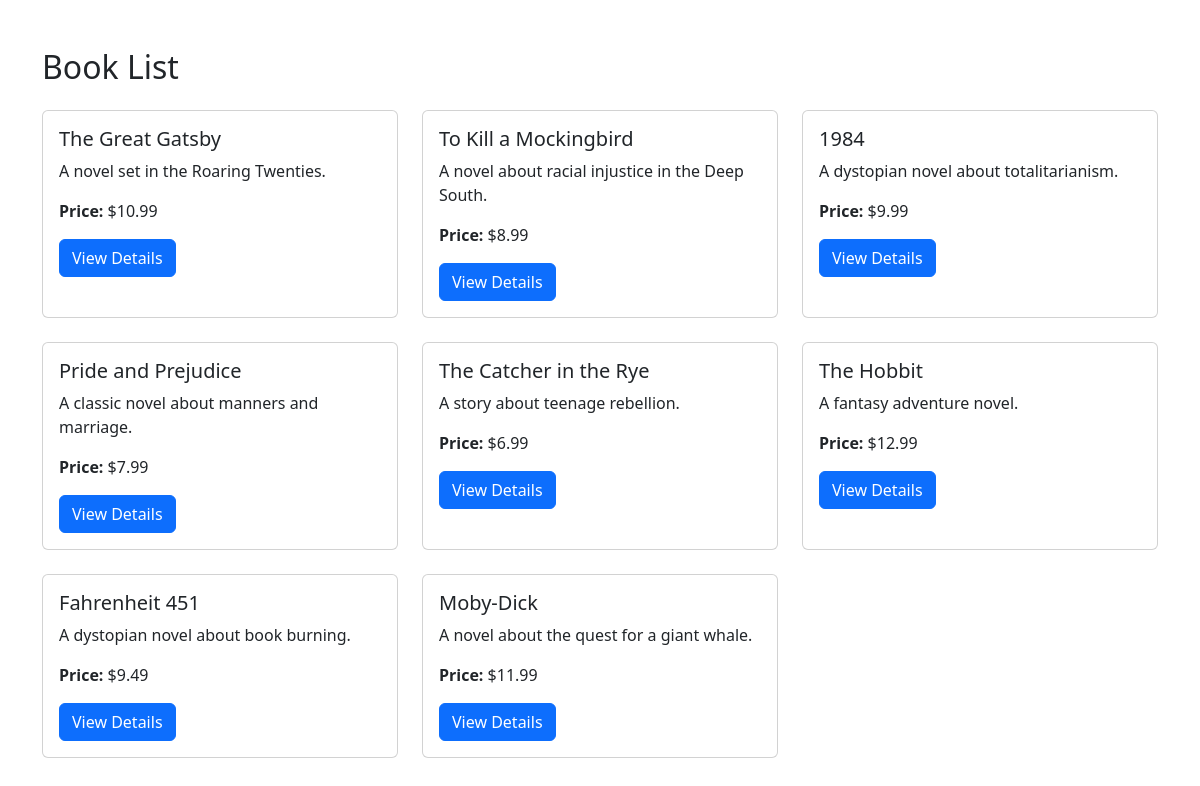
The page / on the database its author committed.
### bookstore_app/models.py (models this page shows, shortened)
class Book(models.Model):
    title = models.CharField(max_length=200)
    author = models.CharField(max_length=100)
    description = models.TextField(blank=True)
    price = models.DecimalField(max_digits=6, decimal_places=2)
    stock = models.PositiveIntegerField(default=0)
    created_at = models.DateTimeField(auto_now_add=True)
    updated_at = models.DateTimeField(auto_now=True)

### bookstore_app/views.py (the view)
# urls.py: path('', BookListView.as_view(), name='book_list'),
class BookListView(View):
    def get(self, request):
        books = Book.objects.all()
        cart = request.session.get('cart', {})
        cart_item_count = sum(cart.values())
        return render(request, 'book_list.html', {'books': books, 'cart_item_count': cart_item_count})

### bookstore_app/templates/book_list.html (shortened to what this page needs)
<!DOCTYPE html>
<html lang="en">
<head>
    <link href="https://cdn.jsdelivr.net/npm/bootstrap@5.3.0/dist/css/bootstrap.min.css" rel="stylesheet">
</head>
<body>
<div class="container mt-5">
<h2 class="mb-4">Book List</h2>
<div class="row row-cols-1 row-cols-md-3 g-4">
    {% for book in books %}
    <div class="col">
        <div class="card h-100">
            <div class="card-body">
                <h5 class="card-title">{{ book.title }}</h5>
                <p class="card-text">{{ book.description|truncatewords:20 }}</p>
                <p class="card-text"><strong>Price:</strong> ${{ book.price }}</p>
                <a href="{{ book.get_absolute_url }}" class="btn btn-primary">View Details</a>
            </div>
        </div>
    </div>
    {% endfor %}
</div>
</div>
</body>
</html>

### rows shown on the page
Book: title "The Great Gatsby", description "A novel set in the Roaring Twenties.", price "10.99"
Book: title "To Kill a Mockingbird", description "A novel about racial injustice in the Deep South.", price "8.99"
Book: title "1984", description "A dystopian novel about totalitarianism.", price "9.99"
Book: title "Pride and Prejudice", description "A classic novel about manners and marriage.", price "7.99"
Book: title "The Catcher in the Rye", description "A story about teenage rebellion.", price "6.99"
Book: title "The Hobbit", description "A fantasy adventure novel.", price "12.99"
Book: title "Fahrenheit 451", description "A dystopian novel about book burning.", price "9.49"
Book: title "Moby-Dick", description "A novel about the quest for a giant whale.", price "11.99"
